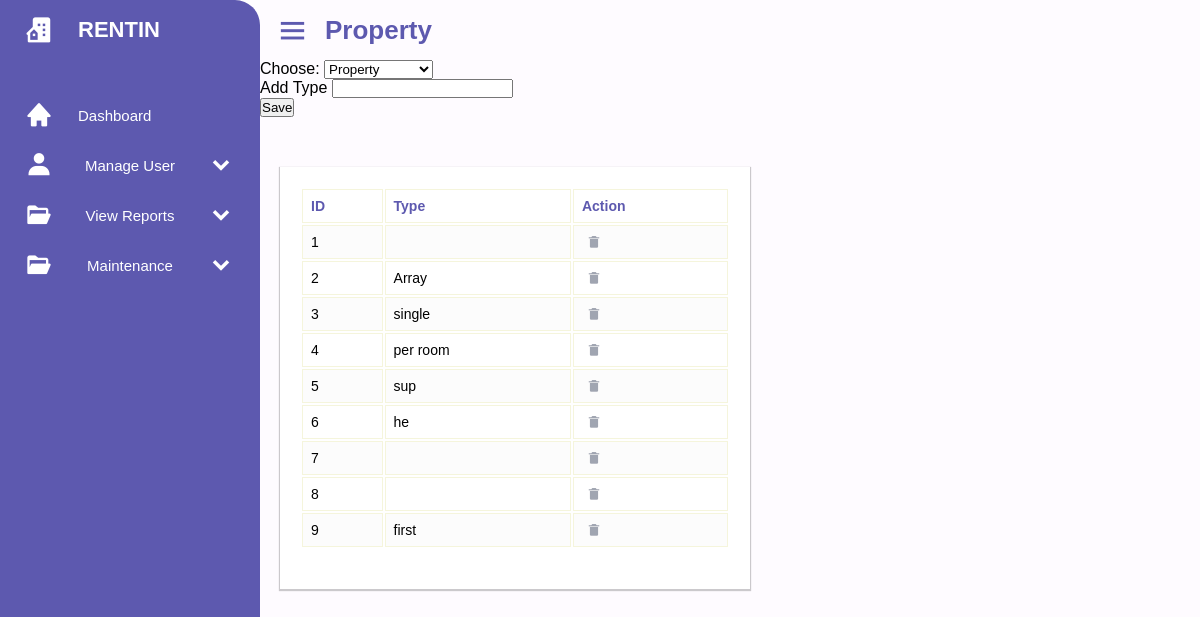
The page /property.php on the database as committed earlier.
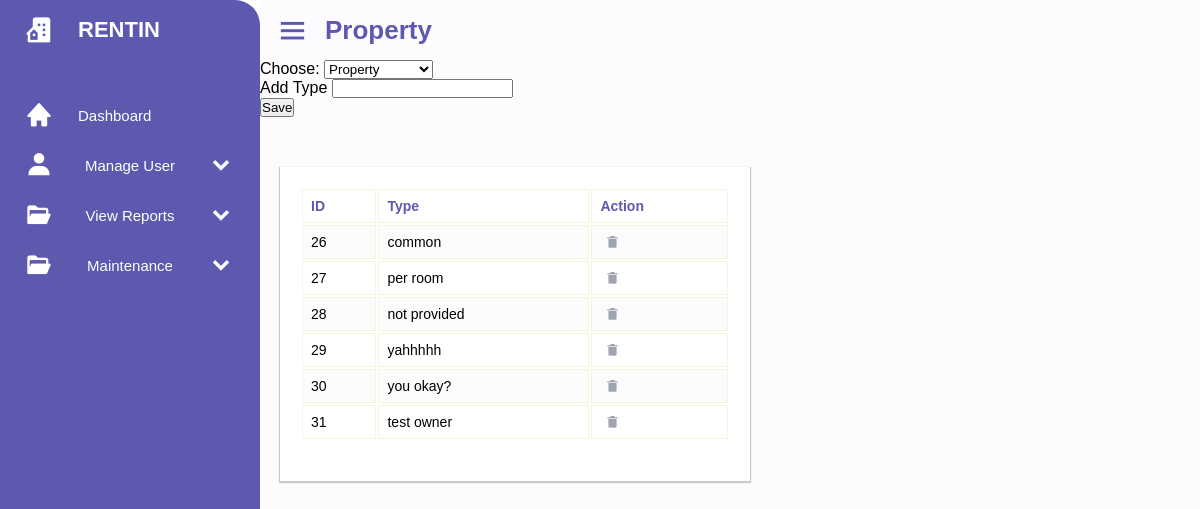
The same page on the database as committed later.
### tables this page shows
CREATE TABLE `kitchen` (
  `kitchen_ID` int(11) NOT NULL,
  `kitchen_Type` varchar(50) NOT NULL
);

### property.php (the view, shortened to what this page needs)
<!DOCTYPE>
<html>
    <head>
        <link href='https://unpkg.com/boxicons@2.1.4/css/boxicons.min.css' rel='stylesheet'>
    </head>
    <body>
        <div class = "container">
            <div class = "navigation">
                <div class = "logo">
                <i class='bx bxs-building-house'></i>
                    <span class = "logo-name"> RENTIN </span>
                </div>
                <ul class = "nav-links">
                    <li>
                        <a href = "adminDashboard.php">
                        <i class='bx bxs-home'></i>
                            <span class = "label"> Dashboard </span>
                        </a>
                    </li>
                    <li>
                        <div class = "menu">
                            <i class='bx bxs-user'></i>
                            <span class = "label"> Manage User
                            </span>
                            <i class='bx bxs-chevron-down arrow'></i>
                        </div>
                    </li>
                    <li>
                        <div class = "menu">
                        <i class='bx bxs-folder-open' ></i>
                            <span class = "label"> View Reports </span>
                        <i class='bx bxs-chevron-down arrow'></i>
                        </div>
                    </li>
                    <li>
                        <div class = "menu">
                        <i class='bx bxs-folder-open' ></i>
                            <span class = "label"> Maintenance </span>
                        <i class='bx bxs-chevron-down arrow'></i>
                        </div>
                    </li>
                </ul>
            </div>
        </div>
        <section class = "menu-toggle">
            <div class = "toggle-content">
                <i class = "bx bx-menu"> </i>
                <span class = "text"> Property </span>
            </div>
            <form method = "post" action = "addType.php">
                <div class = "">
                    <label> Choose: </label>
                    <select name = "select-type">
                        <option> Property</option>
                    </select>
                </div>
                <div class = "form-group">
                    <label> Add Type </label>
                    <input type = "text" name = "type" id = "type_0" class = "myInput form-control">
                </div>
                <button type = "submit" class = "addType" name = "submit-type"> Save </button>
            </form>
            <div class="container-xl">
                <div class="table-wrapper">
                    <div class="table-title">
                    <table class="table table-striped table-hover table-bordered">
                        <thead>
                            <tr>
                                <th>ID</th>
                                <th>Type</th>
                                <th> Action </th>
                            </tr>
                        </thead>
                        <tbody>
                        <?php
                            include "dbconn.php";
                            $sql = "SELECT * FROM kitchen";
                            $result = mysqli_query($conn, $sql);
                            while ($row = mysqli_fetch_assoc($result)) {
                                ?>
                                    <tr class = "data-row">
                                        <td> <?php echo $row['kitchen_ID'] ?> </td>
                                        <td> <?php echo $row['kitchen_Type'] ?> </td>
                                        <td>
                                            <?php
                                            echo '<p> <a href = "deletetype.php?kitchen_ID='.$row['kitchen_ID'].'"> <i class = "bx bxs-trash-alt"> </i> </a> </p>';
                                            ?>
                                        </td>
                                    </tr>
                                <?php
                            }
                        ?>
                        </tbody>
                    </table>
                    </div>
                </div>
            </div>
        </section>
    </body>
</html>

Rows that differ between the two databases and show on the page:
removed kitchen: kitchen_ID "1"
removed kitchen: kitchen_ID "2", kitchen_Type "Array"
removed kitchen: kitchen_ID "3", kitchen_Type "single"
removed kitchen: kitchen_ID "4", kitchen_Type "per room"
removed kitchen: kitchen_ID "5", kitchen_Type "sup"
removed kitchen: kitchen_ID "6", kitchen_Type "he"
removed kitchen: kitchen_ID "7"
removed kitchen: kitchen_ID "8"
removed kitchen: kitchen_ID "9", kitchen_Type "first"
added kitchen: kitchen_ID "26", kitchen_Type "common"
added kitchen: kitchen_ID "27", kitchen_Type "per room"
added kitchen: kitchen_ID "28", kitchen_Type "not provided"
added kitchen: kitchen_ID "29", kitchen_Type "yahhhhh"
added kitchen: kitchen_ID "30", kitchen_Type "you okay?"
added kitchen: kitchen_ID "31", kitchen_Type "test owner"
